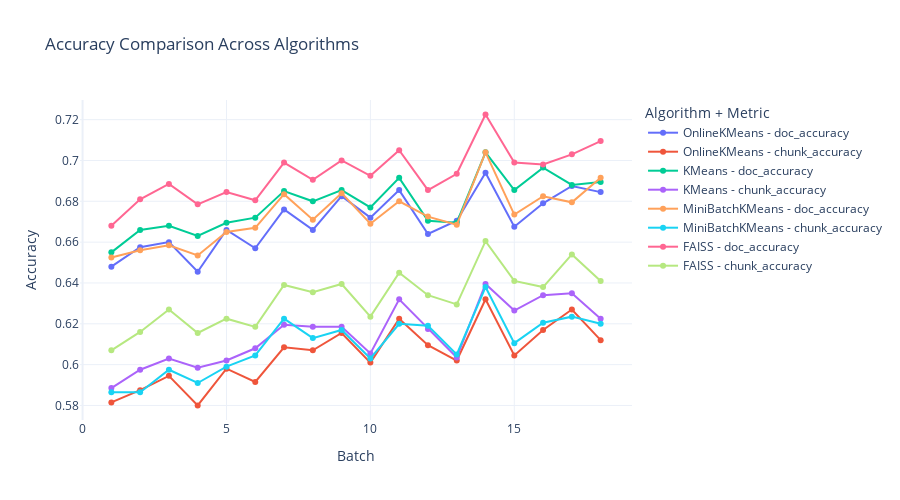
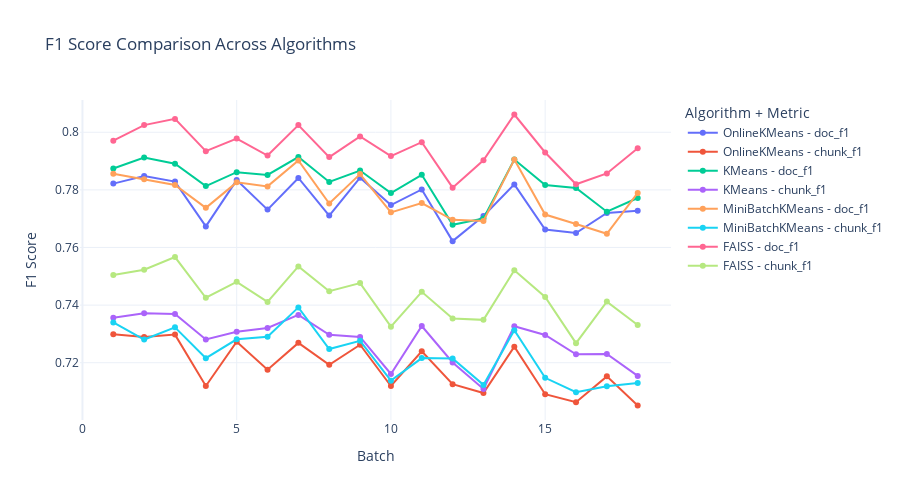
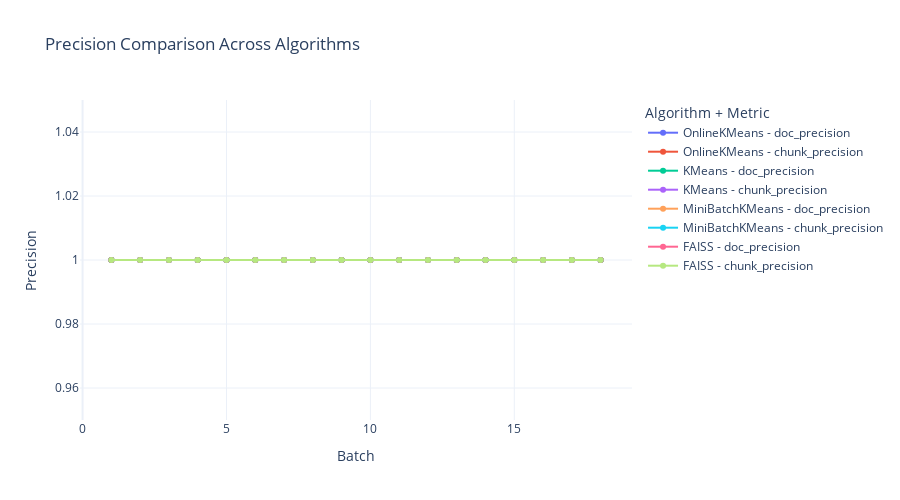
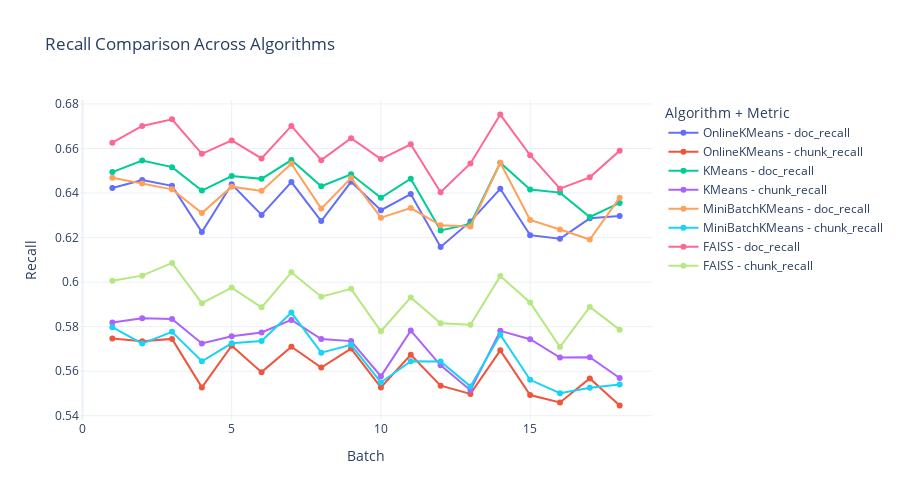

Notebook source saved alongside these figures, in order:
### Code cell
groups = {
    "Accuracy": ["doc_accuracy", "chunk_accuracy"],
    "F1 Score": ["doc_f1", "chunk_f1"],
    "Precision": ["doc_precision", "chunk_precision"],
    "Recall": ["doc_recall", "chunk_recall"]
}

algorithms = {
    "OnlineKMeans": df_onlinekmeans,
    "KMeans": df_kmeans,
    "MiniBatchKMeans": df_minibatchkmeans,
    "FAISS": df_faiss
}

for title, keys in groups.items():
    fig = go.Figure()
    all_values = []  # collect all y-values to compute range
    
    for algo_name, df in algorithms.items():
        for key in keys:
            y_values = df['metrics'].apply(lambda m: m.get(key))
            all_values.extend(y_values.dropna())  # collect non-NaN values
            
            fig.add_trace(go.Scatter(
                x=df['batch'],
                y=y_values,
                mode='lines+markers',
                name=f"{algo_name} - {key}"
            ))

    # compute dynamic min/max with small padding
    if all_values:
        ymin, ymax = np.min(all_values), np.max(all_values)
        padding = (ymax - ymin) * 0.05 if ymax != ymin else 0.05
        yrange = [ymin - padding, ymax + padding]
    else:
        yrange = [0, 1]

    fig.update_layout(
        title=f"{title} Comparison Across Algorithms",
        xaxis_title="Batch",
        yaxis_title=title,
        yaxis=dict(range=yrange),
        legend_title="Algorithm + Metric",
        template="plotly_white",
        width=900,
        height=500
    )

    fig.show()

### Figure 1 — Plotly figure (JSON) as saved in the notebook; plotly's stock layout.template omitted (floating-point values rounded to 4 significant figures)
{"data": [{"mode": "lines+markers", "name": "OnlineKMeans - doc_accuracy", "type": "scatter", "x": [1, 2, 3, 4, 5, 6, 7, 8, 9, 10, 11, 12, 13, 14, 15, 16, 17, 18], "y": [0.648, 0.6575, 0.66, 0.6455, 0.666, 0.657, 0.676, 0.666, 0.6825, 0.672, 0.6855, 0.664, 0.6705, 0.694, 0.6675, 0.679, 0.6875, 0.6845]}, {"mode": "lines+markers", "name": "OnlineKMeans - chunk_accuracy", "type": "scatter", "x": [1, 2, 3, 4, 5, 6, 7, 8, 9, 10, 11, 12, 13, 14, 15, 16, 17, 18], "y": [0.5815, 0.5875, 0.5945, 0.58, 0.598, 0.5915, 0.6085, 0.607, 0.6155, 0.601, 0.6225, 0.6095, 0.602, 0.632, 0.6045, 0.617, 0.627, 0.612]}, {"mode": "lines+markers", "name": "KMeans - doc_accuracy", "type": "scatter", "x": [1, 2, 3, 4, 5, 6, 7, 8, 9, 10, 11, 12, 13, 14, 15, 16, 17, 18], "y": [0.655, 0.666, 0.668, 0.663, 0.6695, 0.672, 0.685, 0.68, 0.6855, 0.677, 0.6915, 0.6705, 0.6695, 0.704, 0.6855, 0.6965, 0.688, 0.6895]}, {"mode": "lines+markers", "name": "KMeans - chunk_accuracy", "type": "scatter", "x": [1, 2, 3, 4, 5, 6, 7, 8, 9, 10, 11, 12, 13, 14, 15, 16, 17, 18], "y": [0.5885, 0.5975, 0.603, 0.5985, 0.602, 0.608, 0.6195, 0.6185, 0.6185, 0.6055, 0.632, 0.6175, 0.6035, 0.6395, 0.6265, 0.634, 0.635, 0.6225]}, {"mode": "lines+markers", "name": "MiniBatchKMeans - doc_accuracy", "type": "scatter", "x": [1, 2, 3, 4, 5, 6, 7, 8, 9, 10, 11, 12, 13, 14, 15, 16, 17, 18], "y": [0.6525, 0.656, 0.6585, 0.6535, 0.665, 0.667, 0.6835, 0.671, 0.684, 0.669, 0.68, 0.6725, 0.6685, 0.704, 0.6735, 0.6825, 0.6795, 0.6915]}, {"mode": "lines+markers", "name": "MiniBatchKMeans - chunk_accuracy", "type": "scatter", "x": [1, 2, 3, 4, 5, 6, 7, 8, 9, 10, 11, 12, 13, 14, 15, 16, 17, 18], "y": [0.5865, 0.5865, 0.5975, 0.591, 0.599, 0.6045, 0.6225, 0.613, 0.617, 0.603, 0.62, 0.619, 0.605, 0.638, 0.6105, 0.6205, 0.6235, 0.62]}, {"mode": "lines+markers", "name": "FAISS - doc_accuracy", "type": "scatter", "x": [1, 2, 3, 4, 5, 6, 7, 8, 9, 10, 11, 12, 13, 14, 15, 16, 17, 18], "y": [0.668, 0.681, 0.6885, 0.6785, 0.6845, 0.6805, 0.699, 0.6905, 0.7, 0.6925, 0.705, 0.6855, 0.6935, 0.7225, 0.699, 0.698, 0.703, 0.7095]}, {"mode": "lines+markers", "name": "FAISS - chunk_accuracy", "type": "scatter", "x": [1, 2, 3, 4, 5, 6, 7, 8, 9, 10, 11, 12, 13, 14, 15, 16, 17, 18], "y": [0.607, 0.616, 0.627, 0.6155, 0.6225, 0.6185, 0.639, 0.6355, 0.6395, 0.6235, 0.645, 0.634, 0.6295, 0.6605, 0.641, 0.638, 0.654, 0.641]}], "layout": {"height": 500, "legend": {"title": {"text": "Algorithm + Metric"}}, "title": {"text": "Accuracy Comparison Across Algorithms"}, "width": 900, "xaxis": {"title": {"text": "Batch"}}, "yaxis": {"range": [0.5729, 0.7296], "title": {"text": "Accuracy"}}}}

### Figure 2 — Plotly figure (JSON) as saved in the notebook; plotly's stock layout.template omitted (floating-point values rounded to 4 significant figures)
{"data": [{"mode": "lines+markers", "name": "OnlineKMeans - doc_f1", "type": "scatter", "x": [1, 2, 3, 4, 5, 6, 7, 8, 9, 10, 11, 12, 13, 14, 15, 16, 17, 18], "y": [0.7822, 0.7848, 0.7829, 0.7673, 0.7834, 0.7731, 0.7841, 0.7711, 0.7842, 0.7747, 0.7801, 0.7622, 0.7709, 0.7819, 0.7663, 0.765, 0.772, 0.7728]}, {"mode": "lines+markers", "name": "OnlineKMeans - chunk_f1", "type": "scatter", "x": [1, 2, 3, 4, 5, 6, 7, 8, 9, 10, 11, 12, 13, 14, 15, 16, 17, 18], "y": [0.7299, 0.7289, 0.7298, 0.7119, 0.7273, 0.7176, 0.7269, 0.7193, 0.7262, 0.7119, 0.7239, 0.7126, 0.7095, 0.7256, 0.7091, 0.7063, 0.7153, 0.7052]}, {"mode": "lines+markers", "name": "KMeans - doc_f1", "type": "scatter", "x": [1, 2, 3, 4, 5, 6, 7, 8, 9, 10, 11, 12, 13, 14, 15, 16, 17, 18], "y": [0.7874, 0.7913, 0.7891, 0.7813, 0.7862, 0.7852, 0.7914, 0.7828, 0.7867, 0.7789, 0.7852, 0.7679, 0.7701, 0.7905, 0.7817, 0.7806, 0.7724, 0.7772]}, {"mode": "lines+markers", "name": "KMeans - chunk_f1", "type": "scatter", "x": [1, 2, 3, 4, 5, 6, 7, 8, 9, 10, 11, 12, 13, 14, 15, 16, 17, 18], "y": [0.7356, 0.7372, 0.7369, 0.7281, 0.7307, 0.7321, 0.7366, 0.7297, 0.729, 0.7161, 0.7328, 0.7201, 0.7109, 0.7327, 0.7296, 0.7229, 0.7231, 0.7154]}, {"mode": "lines+markers", "name": "MiniBatchKMeans - doc_f1", "type": "scatter", "x": [1, 2, 3, 4, 5, 6, 7, 8, 9, 10, 11, 12, 13, 14, 15, 16, 17, 18], "y": [0.7856, 0.7836, 0.7817, 0.7738, 0.7826, 0.7812, 0.7902, 0.7753, 0.7855, 0.7722, 0.7754, 0.7696, 0.7692, 0.7905, 0.7714, 0.7682, 0.7648, 0.7789]}, {"mode": "lines+markers", "name": "MiniBatchKMeans - chunk_f1", "type": "scatter", "x": [1, 2, 3, 4, 5, 6, 7, 8, 9, 10, 11, 12, 13, 14, 15, 16, 17, 18], "y": [0.734, 0.728, 0.7323, 0.7216, 0.7281, 0.729, 0.7392, 0.7248, 0.7276, 0.7138, 0.7216, 0.7215, 0.7123, 0.7313, 0.7148, 0.7098, 0.7118, 0.713]}, {"mode": "lines+markers", "name": "FAISS - doc_f1", "type": "scatter", "x": [1, 2, 3, 4, 5, 6, 7, 8, 9, 10, 11, 12, 13, 14, 15, 16, 17, 18], "y": [0.7971, 0.8025, 0.8046, 0.7934, 0.7978, 0.7919, 0.8025, 0.7914, 0.7985, 0.7917, 0.7966, 0.7808, 0.7903, 0.8061, 0.793, 0.7819, 0.7857, 0.7945]}, {"mode": "lines+markers", "name": "FAISS - chunk_f1", "type": "scatter", "x": [1, 2, 3, 4, 5, 6, 7, 8, 9, 10, 11, 12, 13, 14, 15, 16, 17, 18], "y": [0.7505, 0.7523, 0.7567, 0.7426, 0.7481, 0.7411, 0.7534, 0.7448, 0.7476, 0.7325, 0.7446, 0.7354, 0.7349, 0.7521, 0.7428, 0.7268, 0.7412, 0.7331]}], "layout": {"height": 500, "legend": {"title": {"text": "Algorithm + Metric"}}, "title": {"text": "F1 Score Comparison Across Algorithms"}, "width": 900, "xaxis": {"title": {"text": "Batch"}}, "yaxis": {"range": [0.7001, 0.8112], "title": {"text": "F1 Score"}}}}

### Figure 3 — Plotly figure (JSON) as saved in the notebook; plotly's stock layout.template omitted (floating-point values rounded to 4 significant figures)
{"data": [{"mode": "lines+markers", "name": "OnlineKMeans - doc_precision", "type": "scatter", "x": [1, 2, 3, 4, 5, 6, 7, 8, 9, 10, 11, 12, 13, 14, 15, 16, 17, 18], "y": [1.0, 1.0, 1.0, 1.0, 1.0, 1.0, 1.0, 1.0, 1.0, 1.0, 1.0, 1.0, 1.0, 1.0, 1.0, 1.0, 1.0, 1.0]}, {"mode": "lines+markers", "name": "OnlineKMeans - chunk_precision", "type": "scatter", "x": [1, 2, 3, 4, 5, 6, 7, 8, 9, 10, 11, 12, 13, 14, 15, 16, 17, 18], "y": [1.0, 1.0, 1.0, 1.0, 1.0, 1.0, 1.0, 1.0, 1.0, 1.0, 1.0, 1.0, 1.0, 1.0, 1.0, 1.0, 1.0, 1.0]}, {"mode": "lines+markers", "name": "KMeans - doc_precision", "type": "scatter", "x": [1, 2, 3, 4, 5, 6, 7, 8, 9, 10, 11, 12, 13, 14, 15, 16, 17, 18], "y": [1.0, 1.0, 1.0, 1.0, 1.0, 1.0, 1.0, 1.0, 1.0, 1.0, 1.0, 1.0, 1.0, 1.0, 1.0, 1.0, 1.0, 1.0]}, {"mode": "lines+markers", "name": "KMeans - chunk_precision", "type": "scatter", "x": [1, 2, 3, 4, 5, 6, 7, 8, 9, 10, 11, 12, 13, 14, 15, 16, 17, 18], "y": [1.0, 1.0, 1.0, 1.0, 1.0, 1.0, 1.0, 1.0, 1.0, 1.0, 1.0, 1.0, 1.0, 1.0, 1.0, 1.0, 1.0, 1.0]}, {"mode": "lines+markers", "name": "MiniBatchKMeans - doc_precision", "type": "scatter", "x": [1, 2, 3, 4, 5, 6, 7, 8, 9, 10, 11, 12, 13, 14, 15, 16, 17, 18], "y": [1.0, 1.0, 1.0, 1.0, 1.0, 1.0, 1.0, 1.0, 1.0, 1.0, 1.0, 1.0, 1.0, 1.0, 1.0, 1.0, 1.0, 1.0]}, {"mode": "lines+markers", "name": "MiniBatchKMeans - chunk_precision", "type": "scatter", "x": [1, 2, 3, 4, 5, 6, 7, 8, 9, 10, 11, 12, 13, 14, 15, 16, 17, 18], "y": [1.0, 1.0, 1.0, 1.0, 1.0, 1.0, 1.0, 1.0, 1.0, 1.0, 1.0, 1.0, 1.0, 1.0, 1.0, 1.0, 1.0, 1.0]}, {"mode": "lines+markers", "name": "FAISS - doc_precision", "type": "scatter", "x": [1, 2, 3, 4, 5, 6, 7, 8, 9, 10, 11, 12, 13, 14, 15, 16, 17, 18], "y": [1.0, 1.0, 1.0, 1.0, 1.0, 1.0, 1.0, 1.0, 1.0, 1.0, 1.0, 1.0, 1.0, 1.0, 1.0, 1.0, 1.0, 1.0]}, {"mode": "lines+markers", "name": "FAISS - chunk_precision", "type": "scatter", "x": [1, 2, 3, 4, 5, 6, 7, 8, 9, 10, 11, 12, 13, 14, 15, 16, 17, 18], "y": [1.0, 1.0, 1.0, 1.0, 1.0, 1.0, 1.0, 1.0, 1.0, 1.0, 1.0, 1.0, 1.0, 1.0, 1.0, 1.0, 1.0, 1.0]}], "layout": {"height": 500, "legend": {"title": {"text": "Algorithm + Metric"}}, "title": {"text": "Precision Comparison Across Algorithms"}, "width": 900, "xaxis": {"title": {"text": "Batch"}}, "yaxis": {"range": [0.95, 1.05], "title": {"text": "Precision"}}}}

### Figure 4 — Plotly figure (JSON) as saved in the notebook; plotly's stock layout.template omitted (floating-point values rounded to 4 significant figures)
{"data": [{"mode": "lines+markers", "name": "OnlineKMeans - doc_recall", "type": "scatter", "x": [1, 2, 3, 4, 5, 6, 7, 8, 9, 10, 11, 12, 13, 14, 15, 16, 17, 18], "y": [0.6423, 0.6458, 0.6432, 0.6225, 0.6439, 0.6302, 0.6449, 0.6274, 0.6451, 0.6323, 0.6395, 0.6158, 0.6273, 0.6419, 0.6211, 0.6194, 0.6286, 0.6297]}, {"mode": "lines+markers", "name": "OnlineKMeans - chunk_recall", "type": "scatter", "x": [1, 2, 3, 4, 5, 6, 7, 8, 9, 10, 11, 12, 13, 14, 15, 16, 17, 18], "y": [0.5747, 0.5734, 0.5745, 0.5527, 0.5714, 0.5596, 0.571, 0.5616, 0.5702, 0.5527, 0.5673, 0.5535, 0.5498, 0.5693, 0.5493, 0.5459, 0.5567, 0.5446]}, {"mode": "lines+markers", "name": "KMeans - doc_recall", "type": "scatter", "x": [1, 2, 3, 4, 5, 6, 7, 8, 9, 10, 11, 12, 13, 14, 15, 16, 17, 18], "y": [0.6494, 0.6546, 0.6516, 0.6411, 0.6477, 0.6464, 0.6548, 0.6431, 0.6484, 0.6379, 0.6464, 0.6232, 0.6261, 0.6536, 0.6416, 0.6402, 0.6292, 0.6356]}, {"mode": "lines+markers", "name": "KMeans - chunk_recall", "type": "scatter", "x": [1, 2, 3, 4, 5, 6, 7, 8, 9, 10, 11, 12, 13, 14, 15, 16, 17, 18], "y": [0.5818, 0.5838, 0.5834, 0.5724, 0.5757, 0.5774, 0.583, 0.5745, 0.5735, 0.5577, 0.5782, 0.5626, 0.5515, 0.5781, 0.5744, 0.5661, 0.5663, 0.5569]}, {"mode": "lines+markers", "name": "MiniBatchKMeans - doc_recall", "type": "scatter", "x": [1, 2, 3, 4, 5, 6, 7, 8, 9, 10, 11, 12, 13, 14, 15, 16, 17, 18], "y": [0.6468, 0.6443, 0.6417, 0.631, 0.6429, 0.641, 0.6532, 0.633, 0.6467, 0.6289, 0.6332, 0.6255, 0.625, 0.6536, 0.6279, 0.6236, 0.6191, 0.6379]}, {"mode": "lines+markers", "name": "MiniBatchKMeans - chunk_recall", "type": "scatter", "x": [1, 2, 3, 4, 5, 6, 7, 8, 9, 10, 11, 12, 13, 14, 15, 16, 17, 18], "y": [0.5798, 0.5724, 0.5776, 0.5644, 0.5725, 0.5736, 0.5863, 0.5683, 0.5718, 0.5549, 0.5645, 0.5643, 0.5532, 0.5764, 0.5561, 0.5501, 0.5526, 0.554]}, {"mode": "lines+markers", "name": "FAISS - doc_recall", "type": "scatter", "x": [1, 2, 3, 4, 5, 6, 7, 8, 9, 10, 11, 12, 13, 14, 15, 16, 17, 18], "y": [0.6626, 0.6701, 0.6731, 0.6576, 0.6636, 0.6555, 0.6701, 0.6548, 0.6646, 0.6553, 0.6619, 0.6404, 0.6533, 0.6752, 0.657, 0.642, 0.6471, 0.659]}, {"mode": "lines+markers", "name": "FAISS - chunk_recall", "type": "scatter", "x": [1, 2, 3, 4, 5, 6, 7, 8, 9, 10, 11, 12, 13, 14, 15, 16, 17, 18], "y": [0.6006, 0.6029, 0.6086, 0.5905, 0.5975, 0.5887, 0.6044, 0.5934, 0.597, 0.5779, 0.5931, 0.5815, 0.5809, 0.6027, 0.5909, 0.5708, 0.5888, 0.5786]}], "layout": {"height": 500, "legend": {"title": {"text": "Algorithm + Metric"}}, "title": {"text": "Recall Comparison Across Algorithms"}, "width": 900, "xaxis": {"title": {"text": "Batch"}}, "yaxis": {"range": [0.5381, 0.6818], "title": {"text": "Recall"}}}}
